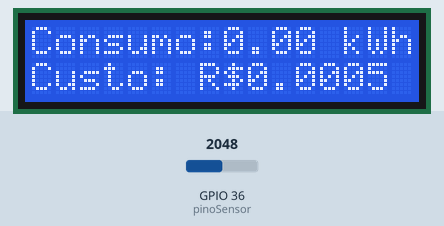
Simulated run of this sketch. Board: ESP32. Parts: 16×2 character LCD. Inputs (shaded band) come from the test bench; at power-on: GPIO 36 (pinoSensor) = 2048. What the sketch prints to the serial monitor is not drawn.

Above: at 3.2 s.
3.3 s: GPIO 36 (pinoSensor) set to 2866
At 5.2 s:
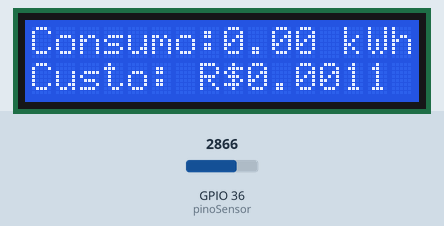
7.6 s: GPIO 36 (pinoSensor) set to 3603
At 9.3 s:
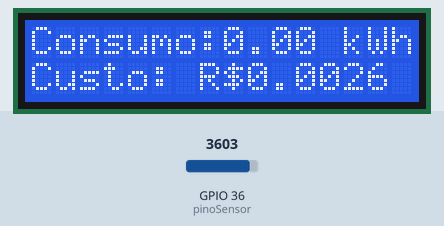
11.7 s: GPIO 36 (pinoSensor) set to 4095
At 13.4 s:
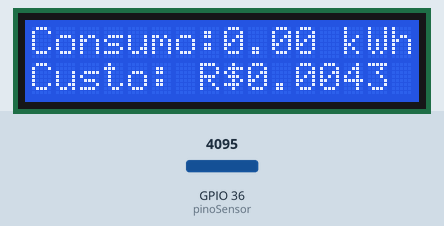
Timing chart, 0 to 14.9 s (numbered marks = the images above; inputs shaded):
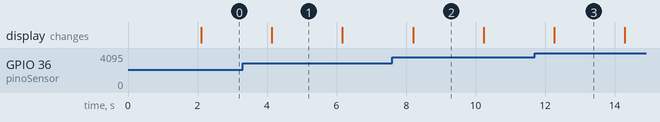

The sketch:

sketch.ino
```cpp
#include <Wire.h>
#include <LiquidCrystal_I2C.h>
#include <ThingerESP32.h>

#define pinoSensor 36


LiquidCrystal_I2C lcd(0x27, 16, 2);

int valorSensor = 0;
float voltagem, porcentagem;
float corrente = 0.5;
float consumoKWh = 0.0;
float precoKWh = 1;
unsigned long tempoAnterior = 0;

#define USERNAME "xdiegomsx"
#define DEVICE_ID "SMARTWATTS"
#define DEVICE_CREDENTIAL "VAD26193"

#define SSID "Wokwi-GUEST"
#define SSID_PASSWORD ""

ThingerESP32 thing(USERNAME, DEVICE_ID, DEVICE_CREDENTIAL);

void setup() {
  Serial.begin(9600);

  lcd.init();
  lcd.backlight();
  lcd.print("SmartWatts");
  delay(2000);
  lcd.clear();

  thing.add_wifi(SSID, SSID_PASSWORD);

  thing["Consumo_kWh"] >> [](pson &out) {
      out["bucket"] = "EnergiaResidencial";
      out["Consumo_kWh"] = consumoKWh;
  };
}

void loop() {
  valorSensor = analogRead(pinoSensor);
  voltagem = valorSensor * (3.3 / 4095);
  porcentagem = (valorSensor * 100) / 4095;

  unsigned long tempoAtual = millis();
  float tempoHoras = (tempoAtual - tempoAnterior) / 3600000.0;
  tempoAnterior = tempoAtual;

  float potencia = voltagem * corrente;
  consumoKWh += (potencia * tempoHoras);

  float custoEmReais = consumoKWh * precoKWh;

  Serial.print("Consumo Acumulado: ");
  Serial.print(consumoKWh, 6);
  Serial.print(" kWh | Custo Total: R$ ");
  Serial.println(custoEmReais, 2);

  lcd.setCursor(0, 0);
  lcd.print("Consumo:");
  lcd.print(consumoKWh, 2);
  lcd.print(" kWh");

  lcd.setCursor(0, 1);
  lcd.print("Custo: R$");
  lcd.print(custoEmReais, 4);

  thing.handle();

  delay(2000);
}
```

Measured:
- what the display in image 1 shows lasts 2.1 s, from 4.1 s to 6.2 s
